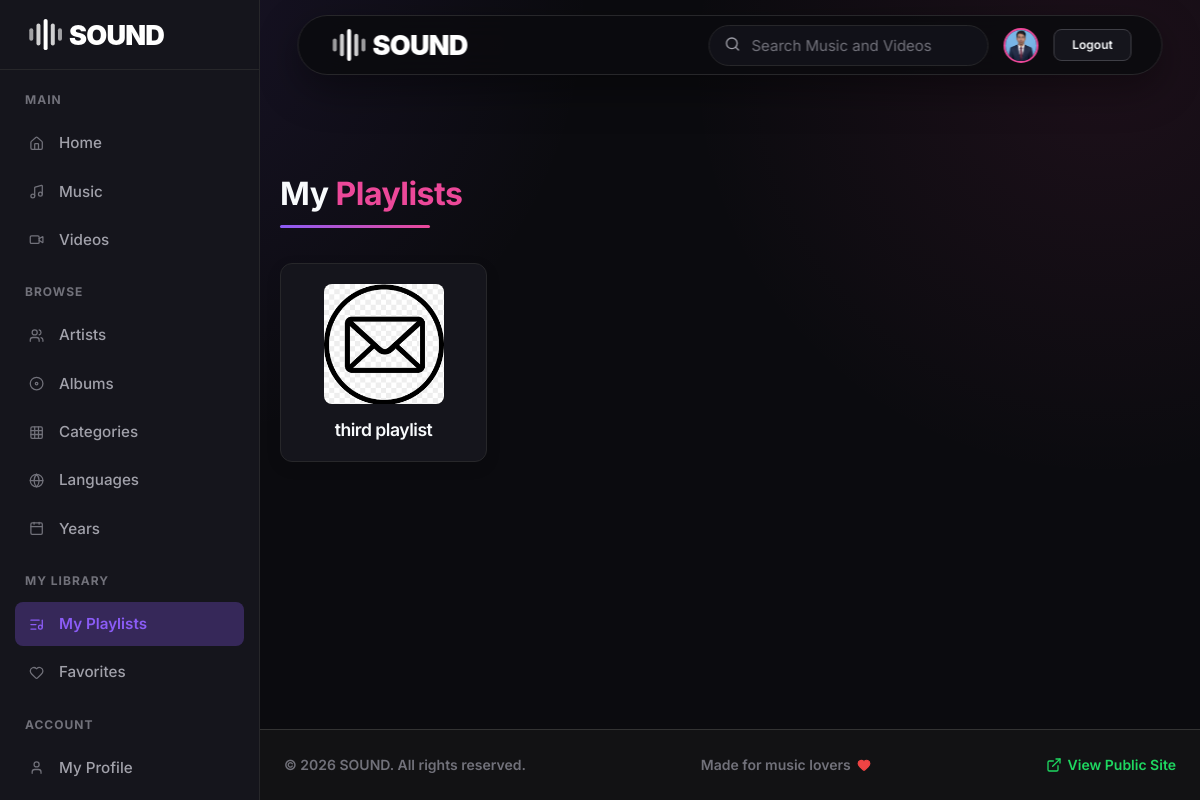
The page /user/my_playlists.php (signed in) on the database its author committed.
### tables this page shows
CREATE TABLE `playlists` (
  `id` int(11) NOT NULL,
  `user_id` int(11) NOT NULL,
  `title` varchar(200) NOT NULL,
  `description` text DEFAULT NULL,
  `cover_image` varchar(255) DEFAULT NULL,
  `is_public` tinyint(1) DEFAULT 1,
  `created_at` timestamp NOT NULL DEFAULT current_timestamp()
);

### user/my_playlists.php (the view, shortened to what this page needs)
<?php
require_once "../config/db.php";
$user_id = $_SESSION['user_id'];
$playlists_query = mysqli_query($conn, "SELECT * FROM playlists WHERE user_id = $user_id ORDER BY created_at DESC");
?>
<!DOCTYPE html>
<html lang="en">
<head>
    <link rel="stylesheet" href="../assets/css/style.css?v=<?= time() ?>">
</head>
<body>
    <?php if (isset($_SESSION['user_id'])) {
        include '../includes/user_sidebar.php';
    } ?>
    <div class="<?php echo isset($_SESSION['user_id']) ? 'user-main-content main-wrapper' : 'main-wrapper'; ?>">
<div class="animated-bg"></div>
<?php include '../includes/navbar.php'; ?>
<div class="container" style="max-width: 1200px; margin: 40px auto; padding: 20px; min-height: 60vh;">
    <h2 class="section-header">My <span style="color: var(--accent-cyan);">Playlists</span></h2>
    <?php if (mysqli_num_rows($playlists_query) > 0): ?>
        <div class="media-grid" style="margin-top: 30px;">
            <?php while($pl = mysqli_fetch_assoc($playlists_query)): ?>
                <a href="playlist.php?id=<?php echo $pl['id']; ?>" class="playlist-card fade-on-scroll">
                    <?php if ($pl['cover_image']): ?>
                        <img src="../uploads/playlists/<?php echo htmlspecialchars($pl['cover_image']); ?>" alt="Cover">
                    <?php else: ?>
                        <div class="placeholder"><i data-lucide="list-music" class="icon-ui"></i></div>
                    <?php endif; ?>
                    <h3><?php echo htmlspecialchars($pl['title']); ?></h3>
                </a>
            <?php endwhile; ?>
        </div>
    <?php endif; ?>
</div>
<?php include '../includes/footer.php'; ?>
</div>
</body>
</html>

### includes/navbar.php (shortened to what this page needs)
<?php
$docRoot = realpath($_SERVER['DOCUMENT_ROOT']);
$projectRoot = realpath(__DIR__ . '/..');
$nav_base = str_replace($docRoot, '', $projectRoot);
$nav_base = str_replace('\\', '/', $nav_base) . '/';
?>
<nav class="navbar">
    <a href="<?php echo $nav_base; ?>index.php" class="logo"><img src="<?php echo $nav_base; ?>assets/images/sound-logo-white.svg" alt="SOUND Logo"></a>
    <div class="nav-controls">
        <?php if (isset($_SESSION['user_id'])):
            $nav_uid = $_SESSION['user_id'];
            $nav_tbl = ($_SESSION['role'] === 'admin') ? 'admins' : 'users';
            $nav_q = mysqli_query($conn, "SELECT profile_image, name FROM $nav_tbl WHERE id = '$nav_uid'");
            $nav_img = "";
            if ($nav_q && mysqli_num_rows($nav_q) > 0) {
                $nav_row = mysqli_fetch_assoc($nav_q);
                $nav_img = $nav_row['profile_image'];
            }
            $nav_dash_link = ($_SESSION['role'] === 'admin') ? 'admin/dashboard.php' : 'user/dashboard.php';
            $nav_img_path = ($_SESSION['role'] === 'admin') ? 'assets/uploads/profiles/' : 'uploads/users/';
        ?>
            <a href="<?php echo $nav_base . $nav_dash_link; ?>" class="nav-profile-link" style="display:flex; align-items:center; gap:8px; text-decoration:none; color:white;" title="Go to Dashboard">
                <?php if (!empty($nav_img)): ?>
                    <img src="<?php echo $nav_base . $nav_img_path . htmlspecialchars($nav_img); ?>" alt="Profile" style="width: 35px; height: 35px; border-radius: 50%; object-fit: cover; border: 2px solid var(--accent-cyan);">
                <?php endif; ?>
            </a>
            <a href="<?php echo $nav_base; ?>logout.php" class="btn btn-outline btn-sm">Logout</a>
        <?php else: ?>
            <a href="<?php echo $nav_base; ?>login.php" class="btn btn-outline btn-sm" style="padding: 5px 10px;">Login</a>
            <a href="<?php echo $nav_base; ?>register.php" class="btn btn-primary btn-sm" style="padding: 5px 10px;">Register</a>
        <?php endif; ?>
    </div>
    <div class="nav-actions">
        <form action="<?php echo $nav_base; ?>search.php" method="GET" style="display: flex; align-items: center;">
            <div style="position: relative; display: flex; align-items: center;">
                <input type="text" name="q" value="<?php echo htmlspecialchars($search_query ?? ''); ?>" placeholder="Search Music and Videos" required style="padding: 10px 20px 10px 42px; border-radius: 25px; border: 1px solid var(--border-color); background: var(--search-bg); color: var(--search-text); outline: none; width: 100%; max-width: 300px; font-family: inherit; font-size: 15px; transition: var(--transition);">
                <span style="position: absolute; left: 16px; color: var(--text-muted); font-size: 16px;"><i data-lucide="search"></i></span>
            </div>
        </form>
    </div>
</nav>

### user/my_playlists.php (style rules this page uses)
.playlist-card { background: var(--bg-card); border: 1px solid var(--border-color); border-radius: 12px; padding: 20px; text-align: center; text-decoration: none; color: var(--text-primary); transition: all 0.3s ease; display: flex; flex-direction: column; align-items: center; justify-content: center; gap: 15px; box-shadow: 0 5px 15px rgba(0,0,0,0.1); }
.playlist-card img { width: 120px; height: 120px; object-fit: cover; border-radius: 8px; background: #242424; }
.playlist-card h3 { margin: 0; font-size: 1.1rem; font-weight: 600; }

### rows shown on the page
playlists: cover_image (picture), title "third playlist"

### other values the page prints
$footer_site_name "SOUND"
